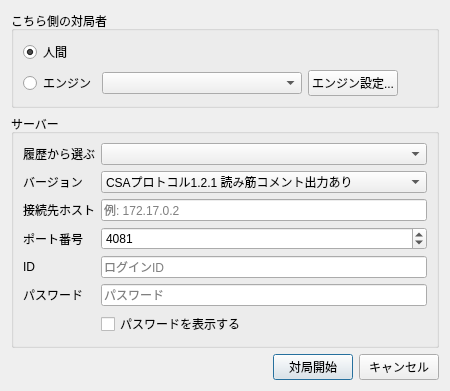
<?xml version="1.0" encoding="UTF-8"?>
<ui version="4.0">
 <class>CsaGameDialog</class>
 <widget class="QDialog" name="CsaGameDialog">
  <property name="geometry">
   <rect>
    <x>0</x>
    <y>0</y>
    <width>450</width>
    <height>380</height>
   </rect>
  </property>
  <property name="windowTitle">
   <string>通信対局（CSA）</string>
  </property>
  <layout class="QVBoxLayout" name="verticalLayoutMain">
   <item>
    <widget class="QGroupBox" name="groupBoxPlayer">
     <property name="title">
      <string>こちら側の対局者</string>
     </property>
     <layout class="QVBoxLayout" name="verticalLayoutPlayer">
      <item>
       <layout class="QHBoxLayout" name="horizontalLayoutHuman">
        <item>
         <widget class="QRadioButton" name="radioButtonHuman">
          <property name="text">
           <string>人間</string>
          </property>
          <property name="checked">
           <bool>true</bool>
          </property>
         </widget>
        </item>
        <item>
         <spacer name="horizontalSpacerHuman">
          <property name="orientation">
           <enum>Qt::Orientation::Horizontal</enum>
          </property>
          <property name="sizeHint" stdset="0">
           <size>
            <width>40</width>
            <height>20</height>
           </size>
          </property>
         </spacer>
        </item>
       </layout>
      </item>
      <item>
       <layout class="QHBoxLayout" name="horizontalLayoutEngine">
        <item>
         <widget class="QRadioButton" name="radioButtonEngine">
          <property name="text">
           <string>エンジン</string>
          </property>
         </widget>
        </item>
        <item>
         <widget class="QComboBox" name="comboBoxEngine">
          <property name="minimumSize">
           <size>
            <width>200</width>
            <height>0</height>
           </size>
          </property>
         </widget>
        </item>
        <item>
         <widget class="QPushButton" name="pushButtonEngineSettings">
          <property name="text">
           <string>エンジン設定...</string>
          </property>
         </widget>
        </item>
        <item>
         <spacer name="horizontalSpacerEngine">
          <property name="orientation">
           <enum>Qt::Orientation::Horizontal</enum>
          </property>
          <property name="sizeHint" stdset="0">
           <size>
            <width>40</width>
            <height>20</height>
           </size>
          </property>
         </spacer>
        </item>
       </layout>
      </item>
     </layout>
    </widget>
   </item>
   <item>
    <widget class="QGroupBox" name="groupBoxServer">
     <property name="title">
      <string>サーバー</string>
     </property>
     <layout class="QFormLayout" name="formLayoutServer">
      <item row="0" column="0">
       <widget class="QLabel" name="labelHistory">
        <property name="text">
         <string>履歴から選ぶ</string>
        </property>
       </widget>
      </item>
      <item row="0" column="1">
       <widget class="QComboBox" name="comboBoxHistory">
        <property name="minimumSize">
         <size>
          <width>280</width>
          <height>0</height>
         </size>
        </property>
       </widget>
      </item>
      <item row="1" column="0">
       <widget class="QLabel" name="labelVersion">
        <property name="text">
         <string>バージョン</string>
        </property>
       </widget>
      </item>
      <item row="1" column="1">
       <widget class="QComboBox" name="comboBoxVersion">
        <property name="minimumSize">
         <size>
          <width>280</width>
          <height>0</height>
         </size>
        </property>
        <item>
         <property name="text">
          <string>CSAプロトコル1.2.1 読み筋コメント出力あり</string>
         </property>
        </item>
        <item>
         <property name="text">
          <string>CSAプロトコル1.2.1</string>
         </property>
        </item>
        <item>
         <property name="text">
          <string>CSAプロトコル1.1</string>
         </property>
        </item>
       </widget>
      </item>
      <item row="2" column="0">
       <widget class="QLabel" name="labelHost">
        <property name="text">
         <string>接続先ホスト</string>
        </property>
       </widget>
      </item>
      <item row="2" column="1">
       <widget class="QLineEdit" name="lineEditHost">
        <property name="placeholderText">
         <string>例: 172.17.0.2</string>
        </property>
       </widget>
      </item>
      <item row="3" column="0">
       <widget class="QLabel" name="labelPort">
        <property name="text">
         <string>ポート番号</string>
        </property>
       </widget>
      </item>
      <item row="3" column="1">
       <widget class="QSpinBox" name="spinBoxPort">
        <property name="minimum">
         <number>1</number>
        </property>
        <property name="maximum">
         <number>65535</number>
        </property>
        <property name="value">
         <number>4081</number>
        </property>
       </widget>
      </item>
      <item row="4" column="0">
       <widget class="QLabel" name="labelId">
        <property name="text">
         <string>ID</string>
        </property>
       </widget>
      </item>
      <item row="4" column="1">
       <widget class="QLineEdit" name="lineEditId">
        <property name="placeholderText">
         <string>ログインID</string>
        </property>
       </widget>
      </item>
      <item row="5" column="0">
       <widget class="QLabel" name="labelPassword">
        <property name="text">
         <string>パスワード</string>
        </property>
       </widget>
      </item>
      <item row="5" column="1">
       <widget class="QLineEdit" name="lineEditPassword">
        <property name="echoMode">
         <enum>QLineEdit::EchoMode::Password</enum>
        </property>
        <property name="placeholderText">
         <string>パスワード</string>
        </property>
       </widget>
      </item>
      <item row="6" column="1">
       <widget class="QCheckBox" name="checkBoxShowPassword">
        <property name="text">
         <string>パスワードを表示する</string>
        </property>
       </widget>
      </item>
     </layout>
    </widget>
   </item>
   <item>
    <spacer name="verticalSpacer">
     <property name="orientation">
      <enum>Qt::Orientation::Vertical</enum>
     </property>
     <property name="sizeHint" stdset="0">
      <size>
       <width>20</width>
       <height>10</height>
      </size>
     </property>
    </spacer>
   </item>
   <item>
    <layout class="QHBoxLayout" name="horizontalLayoutButtons">
     <item>
      <spacer name="horizontalSpacerButtons">
       <property name="orientation">
        <enum>Qt::Orientation::Horizontal</enum>
       </property>
       <property name="sizeHint" stdset="0">
        <size>
         <width>40</width>
         <height>20</height>
        </size>
       </property>
      </spacer>
     </item>
     <item>
      <widget class="QPushButton" name="pushButtonStart">
       <property name="text">
        <string>対局開始</string>
       </property>
       <property name="default">
        <bool>true</bool>
       </property>
      </widget>
     </item>
     <item>
      <widget class="QPushButton" name="pushButtonCancel">
       <property name="text">
        <string>キャンセル</string>
       </property>
      </widget>
     </item>
    </layout>
   </item>
  </layout>
 </widget>
 <resources/>
 <connections/>
</ui>
